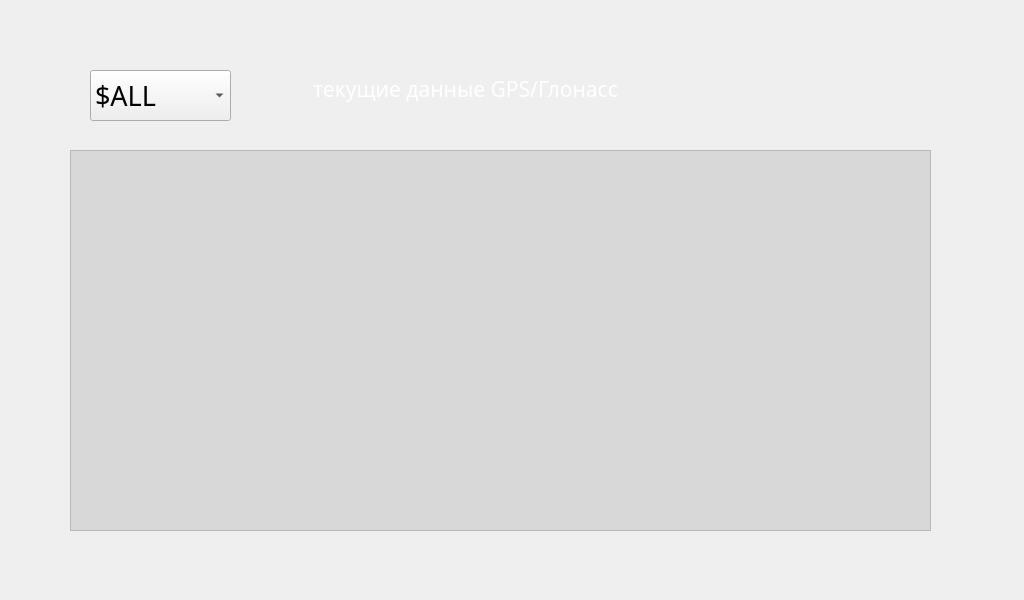
<?xml version="1.0" encoding="UTF-8"?>
<ui version="4.0">
 <class>CurrentDataGps</class>
 <widget class="QWidget" name="CurrentDataGps">
  <property name="windowModality">
   <enum>Qt::WindowModal</enum>
  </property>
  <property name="geometry">
   <rect>
    <x>0</x>
    <y>0</y>
    <width>1024</width>
    <height>600</height>
   </rect>
  </property>
  <property name="minimumSize">
   <size>
    <width>1024</width>
    <height>600</height>
   </size>
  </property>
  <property name="maximumSize">
   <size>
    <width>1920</width>
    <height>1080</height>
   </size>
  </property>
  <property name="windowTitle">
   <string>Палетка</string>
  </property>
  <property name="styleSheet">
   <string notr="true"/>
  </property>
  <layout class="QGridLayout" name="gridLayout">
   <property name="margin">
    <number>0</number>
   </property>
   <property name="spacing">
    <number>0</number>
   </property>
   <item row="0" column="1">
    <spacer name="verticalSpacer">
     <property name="orientation">
      <enum>Qt::Vertical</enum>
     </property>
     <property name="sizeHint" stdset="0">
      <size>
       <width>20</width>
       <height>39</height>
      </size>
     </property>
    </spacer>
   </item>
   <item row="1" column="0">
    <spacer name="horizontalSpacer_2">
     <property name="orientation">
      <enum>Qt::Horizontal</enum>
     </property>
     <property name="sizeHint" stdset="0">
      <size>
       <width>3</width>
       <height>20</height>
      </size>
     </property>
    </spacer>
   </item>
   <item row="1" column="1">
    <widget class="QWidget" name="widget" native="true">
     <property name="minimumSize">
      <size>
       <width>1024</width>
       <height>600</height>
      </size>
     </property>
     <property name="maximumSize">
      <size>
       <width>1920</width>
       <height>1080</height>
      </size>
     </property>
     <widget class="QPushButton" name="cancelButton">
      <property name="geometry">
       <rect>
        <x>840</x>
        <y>39</y>
        <width>108</width>
        <height>100</height>
       </rect>
      </property>
      <property name="autoFillBackground">
       <bool>false</bool>
      </property>
      <property name="styleSheet">
       <string notr="true"> QPushButton:hover:pressed {
    padding-right: 15px; /* make room for the arrows */
	border-image: url(:/Pyramid/close_tool_n.png);
     border-width: 3;}
 
QPushButton{
     padding-right: 15px; /* make room for the arrows */
   	border-image: url(:/Pyramid/close_tool.png);
     border-width: 3;}

 QPushButton:hover {
    padding-right: 15px; /* make room for the arrows */
    	border-image: url(:/Pyramid/close_tool.png);
     border-width: 3;}</string>
      </property>
      <property name="text">
       <string/>
      </property>
      <property name="flat">
       <bool>true</bool>
      </property>
     </widget>
     <widget class="QLabel" name="label">
      <property name="geometry">
       <rect>
        <x>270</x>
        <y>53</y>
        <width>391</width>
        <height>71</height>
       </rect>
      </property>
      <property name="palette">
       <palette>
        <active>
         <colorrole role="WindowText">
          <brush brushstyle="SolidPattern">
           <color alpha="255">
            <red>255</red>
            <green>255</green>
            <blue>255</blue>
           </color>
          </brush>
         </colorrole>
         <colorrole role="Text">
          <brush brushstyle="SolidPattern">
           <color alpha="255">
            <red>255</red>
            <green>255</green>
            <blue>255</blue>
           </color>
          </brush>
         </colorrole>
         <colorrole role="ButtonText">
          <brush brushstyle="SolidPattern">
           <color alpha="255">
            <red>255</red>
            <green>255</green>
            <blue>255</blue>
           </color>
          </brush>
         </colorrole>
        </active>
        <inactive>
         <colorrole role="WindowText">
          <brush brushstyle="SolidPattern">
           <color alpha="255">
            <red>255</red>
            <green>255</green>
            <blue>255</blue>
           </color>
          </brush>
         </colorrole>
         <colorrole role="Text">
          <brush brushstyle="SolidPattern">
           <color alpha="255">
            <red>255</red>
            <green>255</green>
            <blue>255</blue>
           </color>
          </brush>
         </colorrole>
         <colorrole role="ButtonText">
          <brush brushstyle="SolidPattern">
           <color alpha="255">
            <red>255</red>
            <green>255</green>
            <blue>255</blue>
           </color>
          </brush>
         </colorrole>
        </inactive>
        <disabled>
         <colorrole role="WindowText">
          <brush brushstyle="SolidPattern">
           <color alpha="255">
            <red>120</red>
            <green>120</green>
            <blue>120</blue>
           </color>
          </brush>
         </colorrole>
         <colorrole role="Text">
          <brush brushstyle="SolidPattern">
           <color alpha="255">
            <red>120</red>
            <green>120</green>
            <blue>120</blue>
           </color>
          </brush>
         </colorrole>
         <colorrole role="ButtonText">
          <brush brushstyle="SolidPattern">
           <color alpha="255">
            <red>120</red>
            <green>120</green>
            <blue>120</blue>
           </color>
          </brush>
         </colorrole>
        </disabled>
       </palette>
      </property>
      <property name="font">
       <font>
        <family>Trebuchet MS</family>
        <pointsize>16</pointsize>
       </font>
      </property>
      <property name="text">
       <string>текущие данные GPS/Глонасс</string>
      </property>
      <property name="alignment">
       <set>Qt::AlignCenter</set>
      </property>
     </widget>
     <widget class="QLabel" name="background">
      <property name="geometry">
       <rect>
        <x>31</x>
        <y>30</y>
        <width>941</width>
        <height>531</height>
       </rect>
      </property>
      <property name="styleSheet">
       <string notr="true">padding-right: 15px; /* make room for the arrows */
border-image: url(:/Pyramid/fon_next_menu.png);
border-width: 3;
</string>
      </property>
      <property name="text">
       <string/>
      </property>
     </widget>
     <widget class="QComboBox" name="typeMessageCB">
      <property name="geometry">
       <rect>
        <x>90</x>
        <y>70</y>
        <width>141</width>
        <height>51</height>
       </rect>
      </property>
      <property name="font">
       <font>
        <family>Trebuchet MS</family>
        <pointsize>20</pointsize>
       </font>
      </property>
      <item>
       <property name="text">
        <string>$ALL</string>
       </property>
      </item>
      <item>
       <property name="text">
        <string>$GPGGA</string>
       </property>
      </item>
      <item>
       <property name="text">
        <string>$GPRMC</string>
       </property>
      </item>
      <item>
       <property name="text">
        <string>$GPGSA</string>
       </property>
      </item>
      <item>
       <property name="text">
        <string>$GPGSV</string>
       </property>
      </item>
      <item>
       <property name="text">
        <string>$GPGLL</string>
       </property>
      </item>
      <item>
       <property name="text">
        <string>$GPVTG</string>
       </property>
      </item>
      <item>
       <property name="text">
        <string>$GNZDA</string>
       </property>
      </item>
      <item>
       <property name="text">
        <string>$GNVTG</string>
       </property>
      </item>
      <item>
       <property name="text">
        <string>$GNRMC</string>
       </property>
      </item>
      <item>
       <property name="text">
        <string>$GNGSA</string>
       </property>
      </item>
      <item>
       <property name="text">
        <string>$GNGLL</string>
       </property>
      </item>
      <item>
       <property name="text">
        <string>$GNGGA</string>
       </property>
      </item>
     </widget>
     <widget class="QPushButton" name="pauseBut">
      <property name="geometry">
       <rect>
        <x>710</x>
        <y>40</y>
        <width>101</width>
        <height>100</height>
       </rect>
      </property>
      <property name="autoFillBackground">
       <bool>false</bool>
      </property>
      <property name="styleSheet">
       <string notr="true"> QPushButton:hover:pressed {
    padding-right: 15px; /* make room for the arrows */
	border-image: url(:/Pyramid/send_otv_n.png);
     border-width: 3;}
 
QPushButton{
     padding-right: 15px; /* make room for the arrows */
   	border-image: url(:/Pyramid/send_otv.png);
     border-width: 3;}



 QPushButton:hover:checked {
    padding-right: 15px; /* make room for the arrows */
	border-image: url(:/Pyramid/send_otv_n.png);
     border-width: 3;}</string>
      </property>
      <property name="text">
       <string/>
      </property>
      <property name="checkable">
       <bool>true</bool>
      </property>
      <property name="flat">
       <bool>true</bool>
      </property>
     </widget>
     <widget class="QPlainTextEdit" name="curr">
      <property name="geometry">
       <rect>
        <x>70</x>
        <y>150</y>
        <width>861</width>
        <height>381</height>
       </rect>
      </property>
      <property name="palette">
       <palette>
        <active>
         <colorrole role="Base">
          <brush brushstyle="SolidPattern">
           <color alpha="255">
            <red>216</red>
            <green>216</green>
            <blue>216</blue>
           </color>
          </brush>
         </colorrole>
        </active>
        <inactive>
         <colorrole role="Base">
          <brush brushstyle="SolidPattern">
           <color alpha="255">
            <red>216</red>
            <green>216</green>
            <blue>216</blue>
           </color>
          </brush>
         </colorrole>
        </inactive>
        <disabled>
         <colorrole role="Base">
          <brush brushstyle="SolidPattern">
           <color alpha="255">
            <red>240</red>
            <green>240</green>
            <blue>240</blue>
           </color>
          </brush>
         </colorrole>
        </disabled>
       </palette>
      </property>
      <property name="font">
       <font>
        <family>Trebuchet MS</family>
        <pointsize>16</pointsize>
       </font>
      </property>
      <property name="verticalScrollBarPolicy">
       <enum>Qt::ScrollBarAlwaysOff</enum>
      </property>
      <property name="horizontalScrollBarPolicy">
       <enum>Qt::ScrollBarAlwaysOff</enum>
      </property>
      <property name="readOnly">
       <bool>false</bool>
      </property>
      <property name="plainText">
       <string/>
      </property>
      <property name="overwriteMode">
       <bool>false</bool>
      </property>
      <property name="centerOnScroll">
       <bool>false</bool>
      </property>
     </widget>
     <zorder>background</zorder>
     <zorder>cancelButton</zorder>
     <zorder>label</zorder>
     <zorder>pauseBut</zorder>
     <zorder>curr</zorder>
     <zorder>typeMessageCB</zorder>
    </widget>
   </item>
   <item row="1" column="2">
    <spacer name="horizontalSpacer">
     <property name="orientation">
      <enum>Qt::Horizontal</enum>
     </property>
     <property name="sizeHint" stdset="0">
      <size>
       <width>4</width>
       <height>20</height>
      </size>
     </property>
    </spacer>
   </item>
   <item row="2" column="1">
    <spacer name="verticalSpacer_2">
     <property name="orientation">
      <enum>Qt::Vertical</enum>
     </property>
     <property name="sizeHint" stdset="0">
      <size>
       <width>20</width>
       <height>40</height>
      </size>
     </property>
    </spacer>
   </item>
  </layout>
 </widget>
 <resources>
  <include location="../Resources/PyramidWidgets.qrc"/>
 </resources>
 <connections>
  <connection>
   <sender>cancelButton</sender>
   <signal>clicked()</signal>
   <receiver>CurrentDataGps</receiver>
   <slot>close()</slot>
   <hints>
    <hint type="sourcelabel">
     <x>893</x>
     <y>88</y>
    </hint>
    <hint type="destinationlabel">
     <x>511</x>
     <y>299</y>
    </hint>
   </hints>
  </connection>
 </connections>
</ui>
